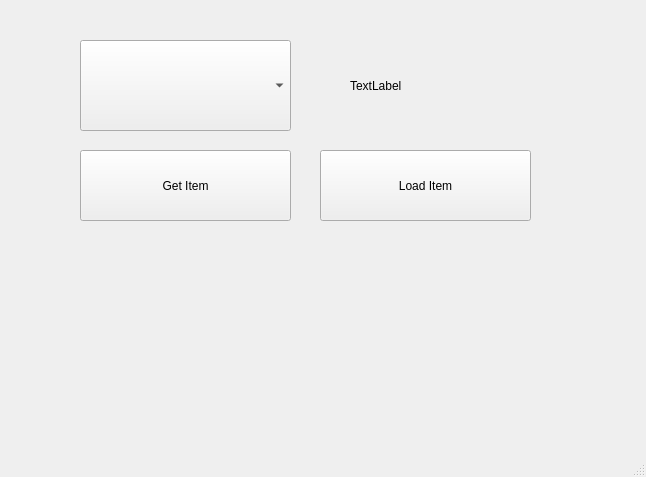
<?xml version="1.0" encoding="UTF-8"?>
<ui version="4.0">
 <class>MainWindow</class>
 <widget class="QMainWindow" name="MainWindow">
  <property name="geometry">
   <rect>
    <x>0</x>
    <y>0</y>
    <width>646</width>
    <height>477</height>
   </rect>
  </property>
  <property name="windowTitle">
   <string>MainWindow</string>
  </property>
  <widget class="QWidget" name="centralwidget">
   <widget class="QComboBox" name="cbSehirler">
    <property name="geometry">
     <rect>
      <x>80</x>
      <y>40</y>
      <width>211</width>
      <height>91</height>
     </rect>
    </property>
   </widget>
   <widget class="QLabel" name="lblResult">
    <property name="geometry">
     <rect>
      <x>350</x>
      <y>50</y>
      <width>201</width>
      <height>71</height>
     </rect>
    </property>
    <property name="text">
     <string>TextLabel</string>
    </property>
   </widget>
   <widget class="QPushButton" name="btnGetItem">
    <property name="geometry">
     <rect>
      <x>80</x>
      <y>150</y>
      <width>211</width>
      <height>71</height>
     </rect>
    </property>
    <property name="text">
     <string>Get Item</string>
    </property>
   </widget>
   <widget class="QPushButton" name="pushButton_2">
    <property name="geometry">
     <rect>
      <x>320</x>
      <y>150</y>
      <width>211</width>
      <height>71</height>
     </rect>
    </property>
    <property name="text">
     <string>Load Item</string>
    </property>
   </widget>
  </widget>
  <widget class="QMenuBar" name="menubar">
   <property name="geometry">
    <rect>
     <x>0</x>
     <y>0</y>
     <width>646</width>
     <height>26</height>
    </rect>
   </property>
  </widget>
  <widget class="QStatusBar" name="statusbar"/>
 </widget>
 <resources/>
 <connections/>
</ui>
